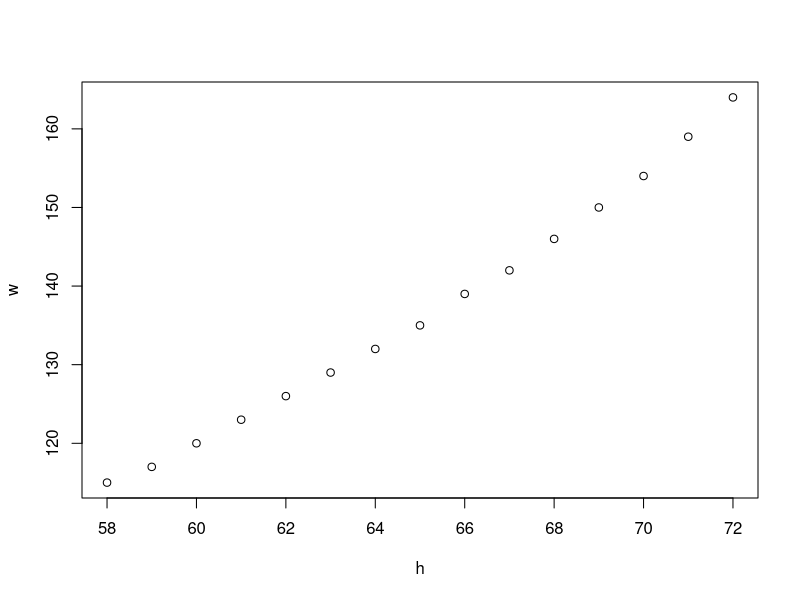
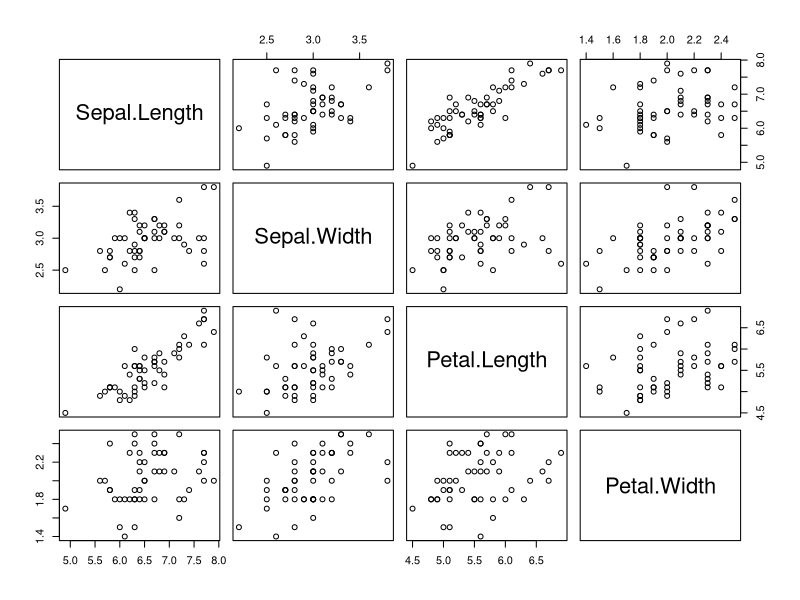
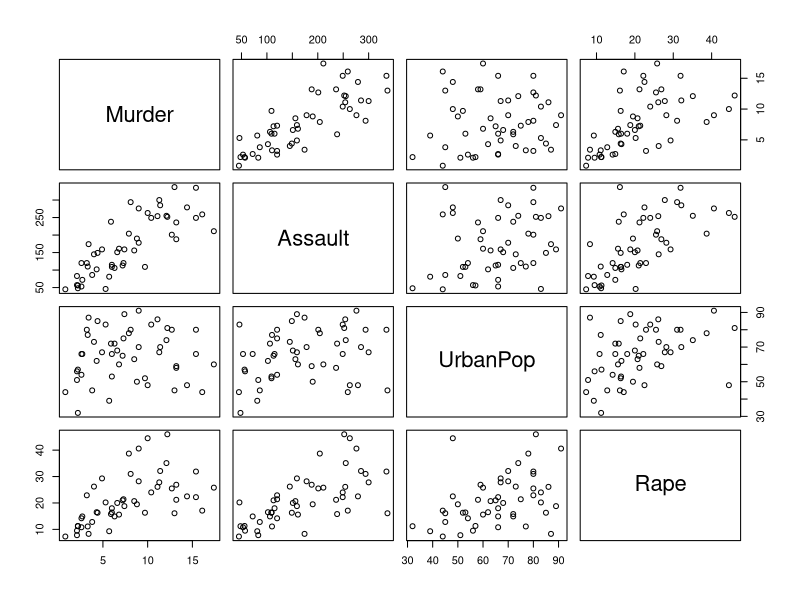
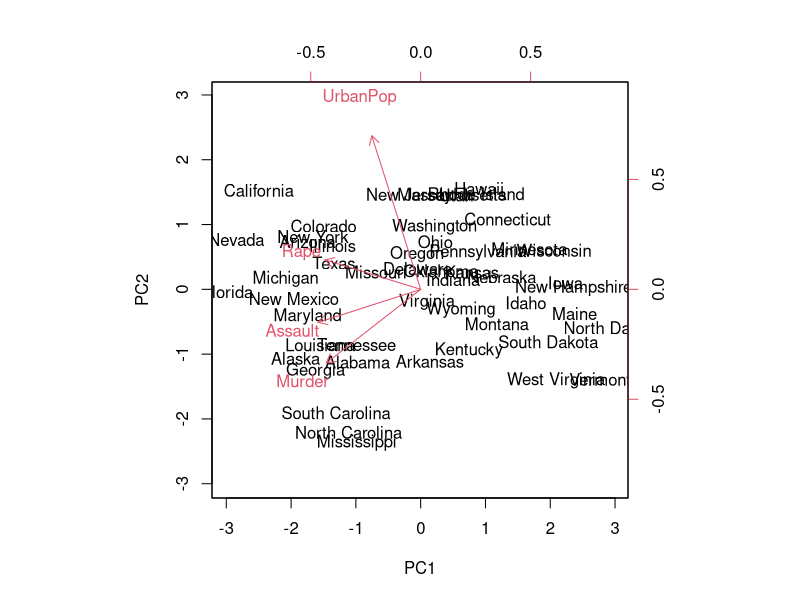
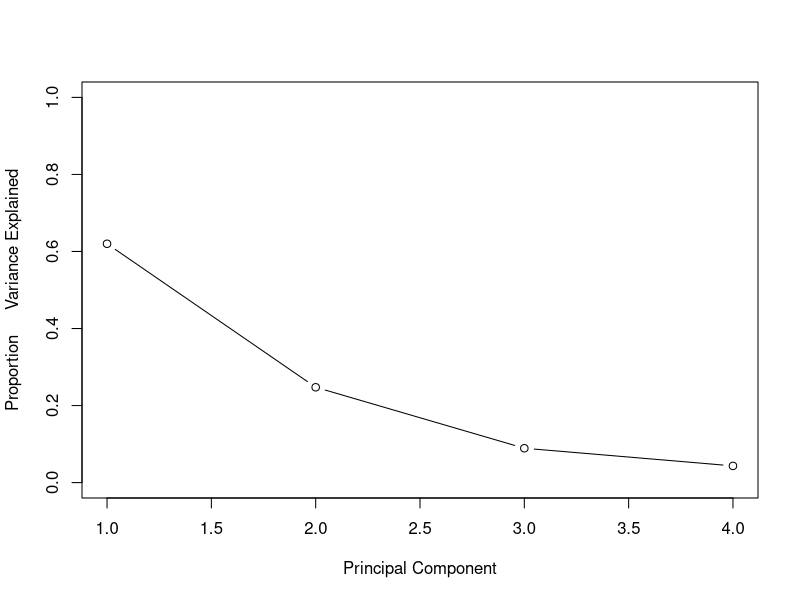
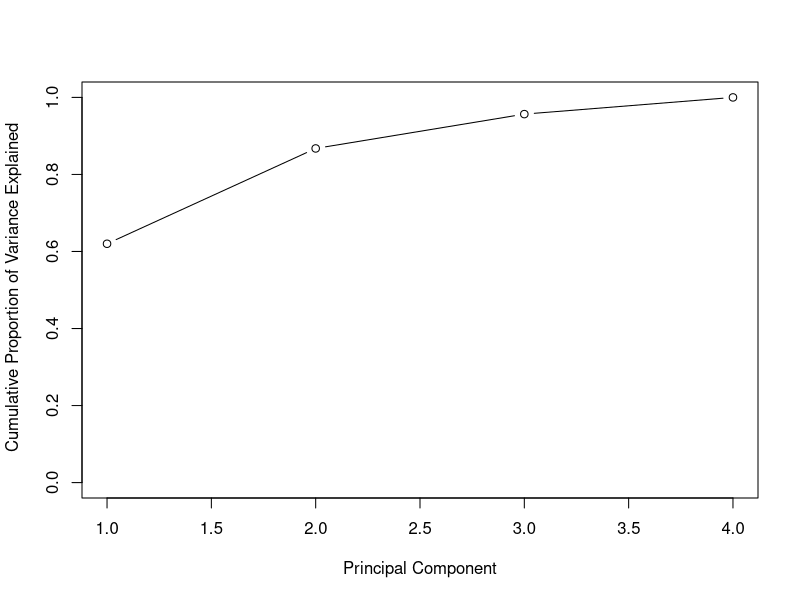
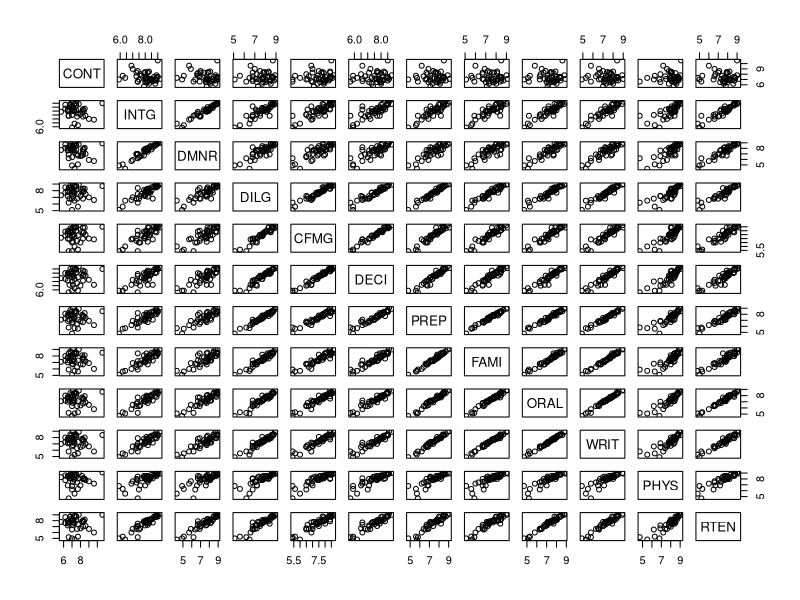
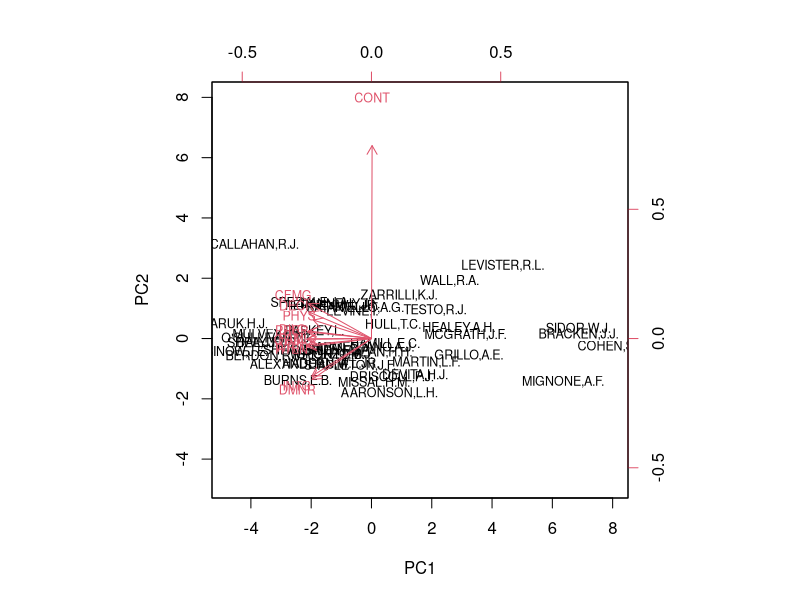

The R source for these figures, in order:
rm(list=ls())

#~ Matriz de varianzas y covarianzas ~~~~~~~~~~~~~~~~~~~~~~~~~~~~~~~~~~~~~~~~~~~~~~~~~~~~~~~~~~~~~#

dinero_1 <- c(950, 960, 970, 990, 930)
dinero_2 <- c(950, 1850, 50, 800, 1150)

mean(dinero_1) # la media de 1 es 960
mean(dinero_2) # la media de 2 es 960.
# La media es mucho mas informativa para dinero1, pues todos sus valores estan cerca de ella; 
# para dinero2 esto no es asi, tiene mas varianza, valores mas dispersos. 

# Esto mide, para cada punto, la distancia de ese punto respecto de la media. Y promediamos para todos los puntos. 
mean((dinero_1 - mean(dinero_1))^2)
mean((dinero_2 - mean(dinero_2))^2)

var(dinero_1)
var(dinero_1)*(length(dinero_1)-1)/length(dinero_1) # Esto divide por n-1. 

h <- women$height # altura medida en pulgadas
w <- women$weight # peso medido en libras

plot(h, w)

((h-mean(h)) %*% (w-mean(w))) / (length(w) - 1) # el %*% hace la suma producto. 
cov(h, w)
cov(data.frame(h, w)) # calcula la matriz de varianza y covarianza para h y m 

wKm <- w / 2.2 # pasamos el peso de libras a kilogramo
cov(h, wKm) #calculamos la covarianza entre altura y el peso en kg. Notemos que cambia respecto a la anterior solo porque le cambiamos la unidad. Esto no es deseable. 

# Computamos el coeficiente de correlacion de Pearson, el cual se encuentra entre -1 y 1 y no cambia si cambiamos las unidades. No se ve afectada por transformaciones lineales (cambio de unidades)
cor(h, w)
cor(h, wKm) 
cor(data.frame(h, wKm)) #m atriz de correlaciones

cov(iris[iris$Species=="virginica", c(1:4)]) #vemos la matriz de varianza y covarianza de Sepal.Length, Sepal.Width, Petal.Length, Petal.Width para la especie virginia. 
sum(diag(cov(iris[iris$Species=="virginica", c(1:4)]))) #calculamos la varianza total de la matriz de var y cov anterior. 

cor(iris[iris$Species=="virginica", c(1:4)])
cov(scale(iris[iris$Species=="virginica", c(1:4)]))

plot(iris[iris$Species=="virginica", c(1:4)])

#~ Análisis de componentes principales ~~~~~~~~~~~~~~~~~~~~~~~~~~~~~~~~~~~~~~~~~~~~~~~~~~~~~~~~~~~#

head(USArrests) # Dataset con datos de Violent Crime Rates by US State
cor(USArrests) # Viendo las correlaciones, murder, assault y rape van de la mano, muestran cosas parecidas.  
plot(USArrests)

# Ver ?prcomp
pr.out <- prcomp(USArrests, center = TRUE, scale = TRUE)
class(pr.out)
str(pr.out)
pr.out$sdev #La variabilidad que capta cada componente cae. El componente 1 capta mas variabilidad, el segundo menos y asi. 
pr.out$rotation # Esto nos muestra los coeficientes de cada componente. 

USArrests_pc <- predict(pr.out, USArrests)
head(USArrests_pc) #esto nos dice cuanto vale cada componente para cada estado.

biplot(pr.out, scale = 0)


# Escalamos las variables
prcomp(USArrests, center = TRUE, scale = TRUE)
prcomp(USArrests, center = TRUE, scale = FALSE)

pr.var <- pr.out$sdev^2 #varianza de cada componente

pve <- pr.var/sum(pr.var) #proporcion de la varianza explicada por cada componente de la varianza total. 

plot(pve, xlab = "Principal Component",
     ylab = "Proportion     Variance Explained",
     ylim = c(0,1),type = "b")

plot(cumsum(pve), xlab = "Principal Component",
     ylab = " Cumulative Proportion of Variance Explained",
     ylim=c(0,1), type="b")

#~~~~~~~~~~~~~~~~~~~~~~~~~~~~~~~~~~~~~~~~~~~~~~~~~~~~~~~~~~~#
# Componentes principales para USJudgeRatings:
# ver ?USJudgeRatings

head(USJudgeRatings)
cor(USJudgeRatings)
plot(USJudgeRatings) # Hay muchas variables que van de la mano. 


pr_jd <- prcomp(USJudgeRatings, center = TRUE, scale = TRUE)

pr_jd$sdev # variabilidad total explicada por cada componente. 
pr_jd$rotation # coeficiente de cada componente. 

USA_jd_pc <- predict(pr_jd,USJudgeRatings )

biplot(pr_jd, scale = 0, cex=c(0.75,0.75))
# Hay un componente que capta principalmente COUNT. 
# Las observaciones a la izquierda captan jueces con calidad, y hacia abajo reflejan jueces con muchas contactos. 


pr_jd_var <- pr_jd$sdev^2 #varianza explicada por cada componente 
pve_jd <- pr_jd_var/sum(pr_jd_var) #proporcion de la varianza explicada por cada componente de la varianza total.


plot(pve_jd, xlab = "Principal Component",
     ylab = "Proportion     Variance Explained",
     ylim = c(0,1),type = "b")

plot(cumsum(pve_jd), xlab = "Principal Component",
     ylab = " Cumulative Proportion of Variance Explained",
     ylim=c(0,1), type="b") 

# Viendo estos graficos, con 2 componentes ya captamos mucha variabilidad. 


